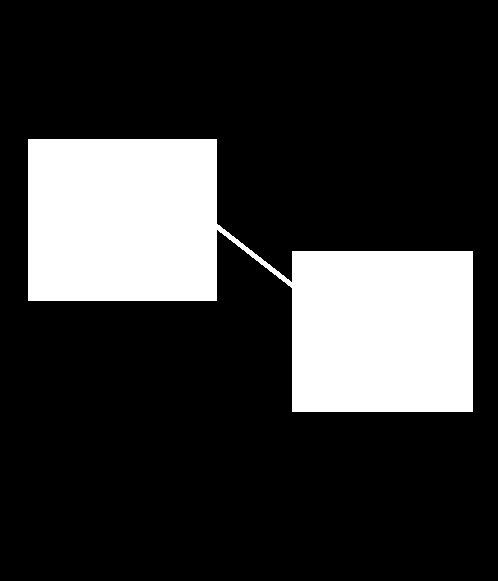
#> input picture day23/课堂代码/day23/e.png, 498 x 581 px
$ python '12-膨胀的作用.py'
#> lines starting #> are read from the running program, lines starting #| are printed output that depends on the picture; after the words box and inside, x2 and y2 are one past the last pixel; in counts of white or black regions, pixels touching at a corner belong together
"""
效果： 扩大图像中的物体
"""
import cv2

img = cv2.imread("e.png")
#> img is the input picture: shape (581, 498, 3); 20.8% white; 1 white region, box (x1, y1, x2, y2) and area: (28, 139, 473, 412) 60232

# 创建结构元素
kernel = cv2.getStructuringElement(cv2.MORPH_RECT, (3, 3))

# 膨胀操作
img01 = cv2.dilate(img, kernel, iterations=3)
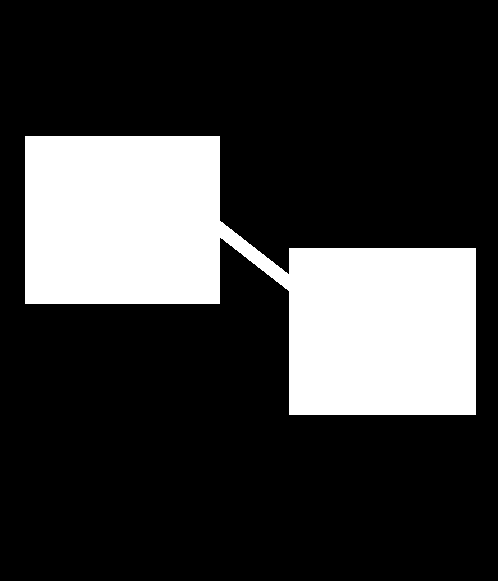
#> img01: shape (581, 498, 3); 22.5% white; 1 white region, box (x1, y1, x2, y2) and area: (25, 136, 476, 415) 65162

cv2.imshow("win", img01)
cv2.waitKey(0)
cv2.destroyAllWindows()
